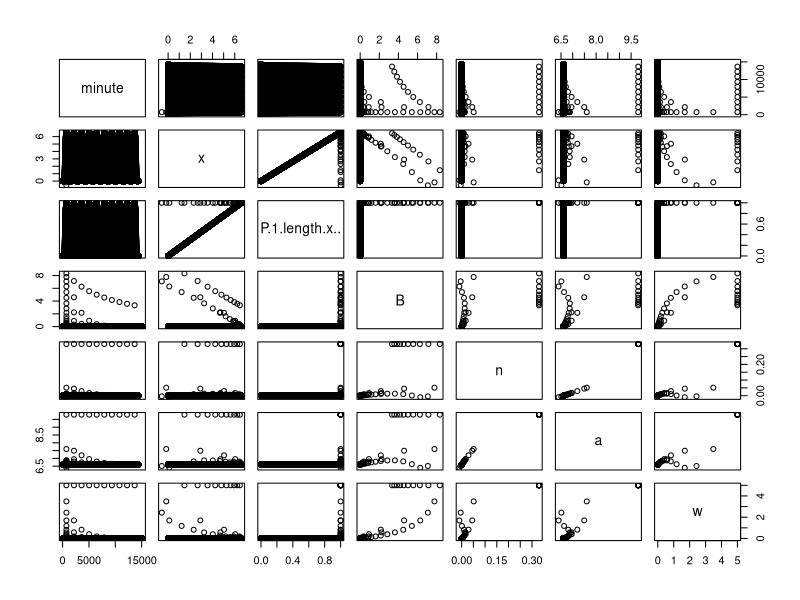

R code for this plot:
#### Pitcher plant O2 simulation - stack algorithm
### Nathan Justice
## Last edited: 08June2015

# 6:00 sunrise = 360
# 12:00 noon = 720
# 18:00 sunset = 1080

## Variables ##

days <- 10 # total number of days
k <- 1 # carrying capacity
food <- FALSE # presence of food
feedingTime <- 720 # time at which food is added
foodWeight <- 5 # weight of food
aMax <- 10 # maximum value of augmentation
aMin <- 1 # minimum value of augmentation
beta <- 0.0005 # constant
s <- 10 # constant
d <- 0.5 # constant
c <- 100 # constant
Bscaler <- 10 # scales biological oxygen demand values
minute <- vector(mode="numeric") # t/time variable
x <- vector(mode="numeric") # amount of o2
a <- vector(mode="numeric") # augmentation function
P <- vector(mode="numeric") # photosynthesis
B <- vector(mode="numeric") # biological o2 demand
n <- vector(mode="numeric") # amount of nutrients
w <- vector(mode="numeric") # amount of food

## Functions ##

light <- function(days){
  out <- sin(2*pi*(1:720)/1440)
  out[out < 0] <- 0
  out <- c(rep(0,720/2), out, rep(0,720/2))
  rep(out, days)
}

PAR <- function(days, rise=6, set=18){
  out <- rep(0, 1440)
  out[(rise*60):(set*60)] <- 1
  rep(out, days)
}

## Initialization ##

# simulate photosynthesis as fixed values
P <- light(days)*PAR(days=days)

# initial nutrient value
n <- 0

# initial augmentation value
a <- ((aMax-aMin)/(1+exp((-s*n)-d)))+aMin

# initial biological o2 demand
B <- 0/(k+0)

# o2 at minute=0, P=0 b/c unable to index at minute=0
x <- (a*0)-B

# simulate until food is first added (feedingTime=720)
# loop runs until feedingTime-2 b/c food is added AT minute=720
for(i in 1:(feedingTime-2)){
  # augmentation function - default value
  a <- c(a, ((aMax-aMin)/(1+exp((-s*n[i])-d)))+aMin)

  # biological oxygen demand - default value (no food = no microbes)
  B <- c(B, 0/(k+0))

  # calculate o2 amount - product of photosynthesis alone (no food)
  x <- c(x, (a[i]*P[i])-B[i])

  # amount of food - no food
  w <- c(w, 0)

  # amount of nutrients - no nutrients
  n <- c(n, 0)

  # adjust minute
  minute <- c(minute, i)
}

# adjust minute
minute <- c(minute, length(minute)+1)

# adjust amount of food
w <- c(w, w[length(w)])

for(k in 1:days){
  # add food
  food <- TRUE
  w <- c(w, foodWeight)

  # run simulation for a full day
  for(j in 1:1439){
    # adjust minute
    minute <- c(minute, length(minute)+1)

    # adjust biological o2 demand
    B <- c(B, (w[length(minute)]/(k+w[length(minute)]))*Bscaler)

    # adjust amount of nutrients
    n <- c(n, (w[length(minute)]*x[length(minute)-1])/c)

    # adjust augmentation value
    a <- c(a, ((aMax-aMin)/(1+exp((-s*n[length(minute)])-d)))+aMin)

    # adjust o2 amount
    x <- c(x, (a[length(minute)]*P[length(minute)])-B[length(minute)])

    if(j < 1439){
      # adjust amount of food
      w <- c(w, w[length(minute)]*exp(-beta*(length(minute)+1)))
    }
  }
}

data <- data.frame(minute, x, P[1:length(x)], B, n, a, w)
pairs(data)
